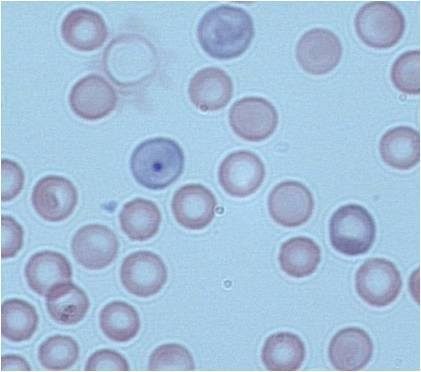
%> input picture cromo.jpg, 421 x 372 px
$ octave Prueba.m   (GNU Octave 9; MATLAB toolbox functions it lacks are replaced by stand-ins)
%> lines starting %> are read from the running program, lines starting %| are printed output that depends on the picture; in (x1, y1, x2, y2) boxes, pixels count from 0 and x2, y2 are one past the last pixel; in counts of white or black regions, pixels touching at a corner belong together; the program's own positions count from 1
im = imread('cromo.jpg');
%> im is the input picture: size 372x421x3 uint8; mean R, G, B 164.4, 192, 218.3
figure(1);
subplot(2,4,1);
imshow(im);title('1. Imagen RGB');

gris = rgb2gray(im);
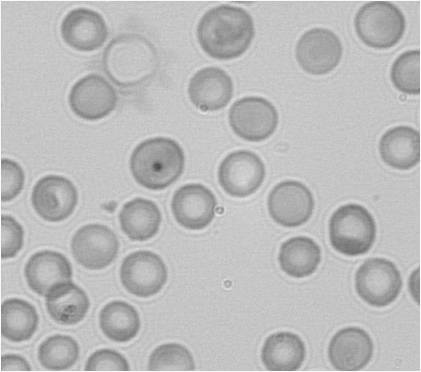
%> gris: size 372x421 uint8; min 74, max 254, mean 186.7
subplot(2,4,2);
imshow(gris);title('2.escala de grises');

imR3=imadjust(gris,[],[],1.6);
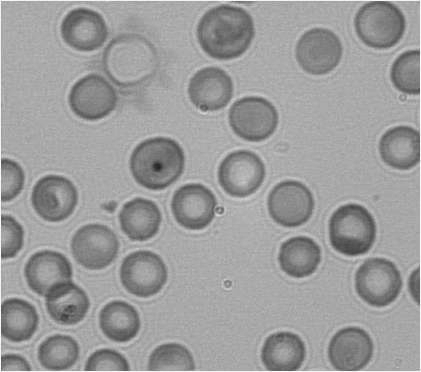
%> imR3: size 372x421 uint8; min 35, max 253, mean 155.7
subplot(2,4,3);
imshow(imR3,[]);title('5. Correcci髇 GAMMA factor 1.8');

IB = im2bw (imR3,0.5)
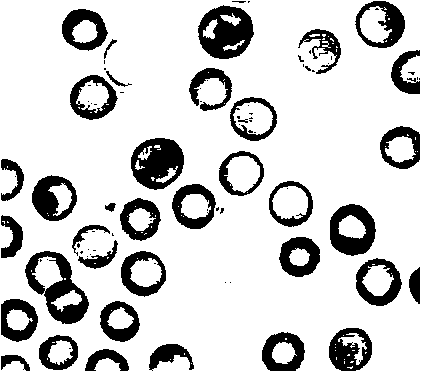
%> IB: size 372x421 logical; 81.4% white; 88 black regions (51 under 20 px), largest, box (x1, y1, x2, y2) and area: (198, 5, 254, 59) 1956, (25, 251, 89, 324) 1891, (131, 138, 184, 190) 1865
subplot(2,4,4);
imshow(IB);title('3. B/N');

SE = strel('disk',8);
BW2 = imerode(IB,SE);
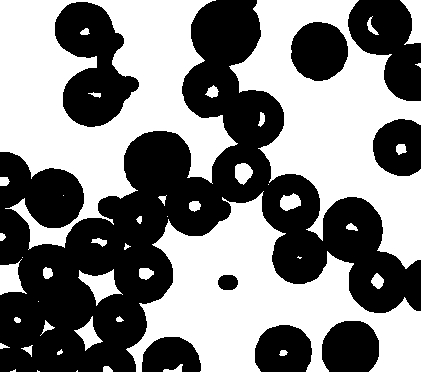
%> BW2: size 372x421 logical; 51.1% white; 9 black regions, largest, box (x1, y1, x2, y2) and area: (0, 0, 421, 372) 54391, (55, 2, 139, 127) 6180, (348, 0, 421, 101) 4569
BW3 = imdilate(BW2,SE);
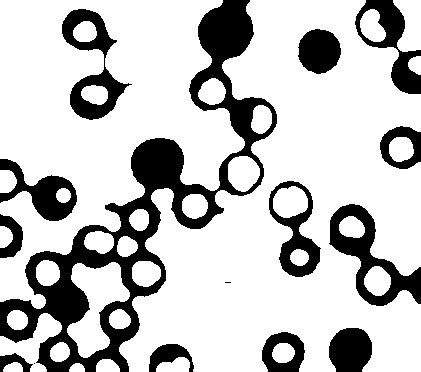
%> BW3: size 372x421 logical; 76.1% white; 15 black regions (2 under 20 px), largest, box (x1, y1, x2, y2) and area: (0, 0, 277, 372) 18848, (329, 204, 421, 306) 3148, (62, 9, 132, 120) 2700
subplot(2,4,5),
imshow(BW3),title('Dilatacion');

BW4 = not(BW3);

b1=edge(BW4,'canny');
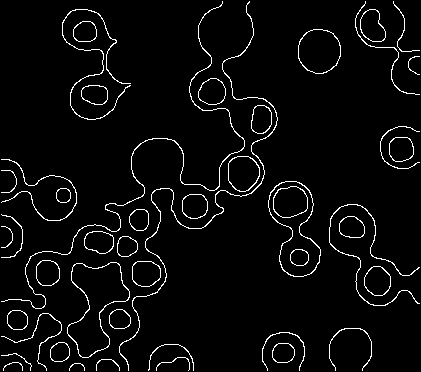
%> b1: size 372x421 logical; 4.1% white in thin lines or dots
subplot(2,4,6)
imshow(b1),title('Canny');

%> (the run ends here)
